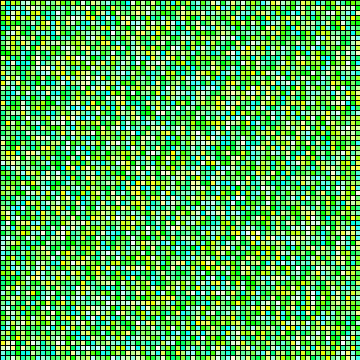
Frame 1 (no input)
Frame 60 (the mouse pressed at the canvas centre just before this capture): identical to frame 1, image omitted
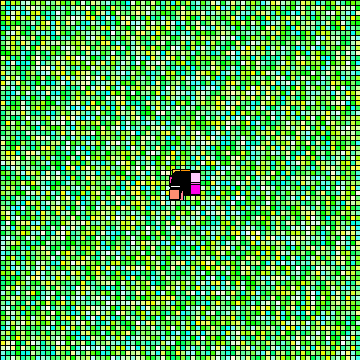
Frame 120 (the mouse held since frame 60 and released just before this capture)

The Processing sketch that drew these frames (run headless with seeded random() and noise(); from frame 60 on, the mouse is pressed at the canvas centre):

// Processing sketch: processing_93446
// ── processing_93446.pde

ArrayList particles;
ArrayList falldown;

void setup(){
  size(360, 360);
  particles = new ArrayList<Particle>();
  
  for(int i=0; i<360; i=i+5){
    for(int j=0; j<360; j=j+5){
      Particle p = new Particle(new PVector(i, j));
      particles.add(p);
      fill(random(255), 255, random(255));
      rect(i,j,10,10);
    }
  }

}

void draw(){
  
  if(mousePressed){
    //fallDown(mouseX, mouseY);
    falldown = fallDown2(mouseX, mouseY);
    for (int i = 0; i < falldown.size(); i++) {
    Particle p = (Particle)falldown.get(i);
    p.run();
    }
  } 
  
}

ArrayList<Particle> fallDown2(int x, int y){
  ArrayList fall = new ArrayList<Particle>();
  for(int i=0; i<particles.size(); i++){
    Particle p = (Particle)particles.get(i);
    if((p.location.x > x-10 && p.location.x < x+10) && (p.location.y > y-10 && p.location.y < y+10)){
      fall.add(p);
      fill(255);
      rect(p.location.x, p.location.y, 10, 10);
      
    }
  }
  return fall;
}


void fallDown(int x, int y){
  for(int i=0; i<particles.size(); i++){
    Particle p = (Particle)particles.get(i);
    if((p.location.x > x-10 && p.location.x < x+10) && (p.location.y > y-10 && p.location.y < y+10)){
      p.run();
      
    }
  }
}

class Particle {
  PVector location;
  PVector velocity;
  PVector acceleration;

  Particle(PVector l) {
    //[offset-up] For demonstration purposes we assign the Particle an initial velocity and constant acceleration.
    acceleration = new PVector(0,0.05);
    velocity = new PVector(random(-1,1),random(-2,0));
    location = l.get();

  }

  void run() {
   
    update();
    display();
  
  }

  void update() {
    velocity.add(acceleration);
    location.add(velocity);    
    }
  
    void display() {
    fill(255, random(255), random(255));
    stroke(0);
    rect(location.x,location.y,10,10);
  }  
    
  }
